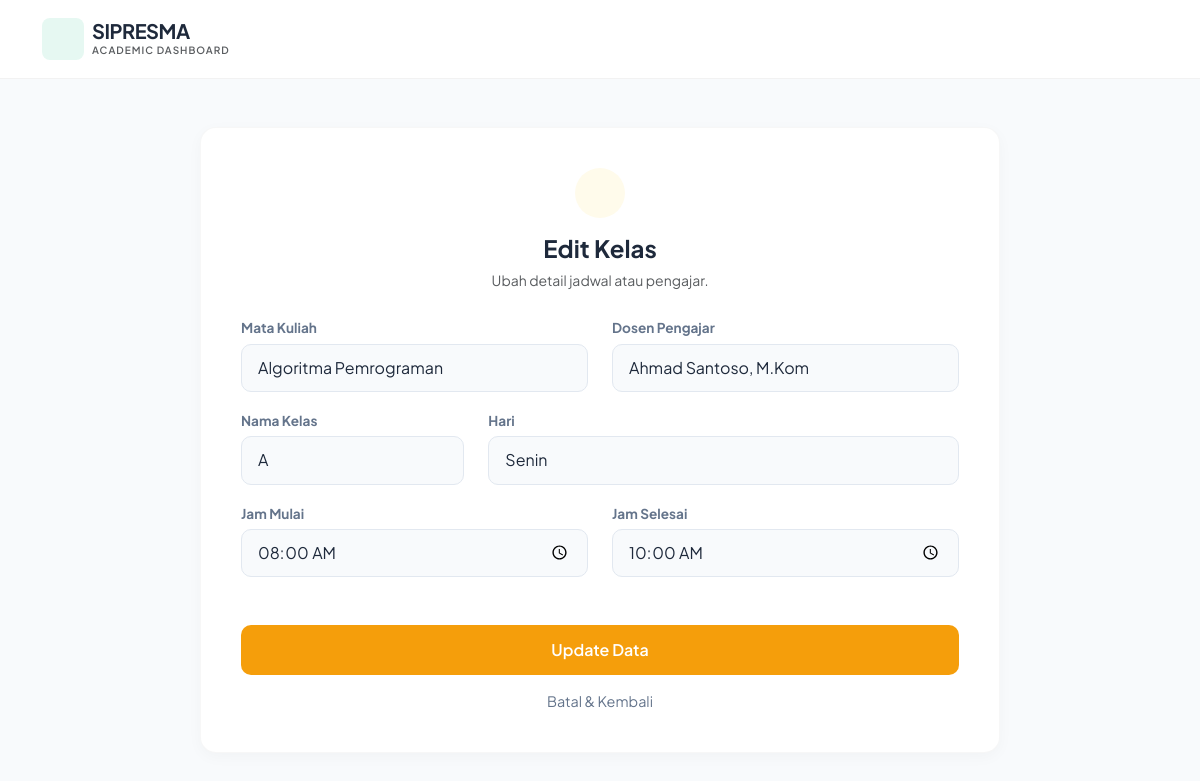
Page /kelas/update.php?id=1 (signed in) on the committed database.
### tables this page shows
CREATE TABLE `kelas` (
  `id_kelas` int(11) NOT NULL,
  `kode_mk` varchar(10) NOT NULL,
  `nidn` varchar(20) NOT NULL,
  `nama_kelas` varchar(5) NOT NULL,
  `kuota` int(11) NOT NULL DEFAULT 40,
  `hari` varchar(10) NOT NULL,
  `jam_mulai` time NOT NULL,
  `jam_selesai` time NOT NULL
);

### kelas/update.php (the view, shortened to what this page needs)
<?php
include '../config/koneksi.php';
$id = $_GET['id'];
$data = mysqli_fetch_array(mysqli_query($koneksi, "SELECT * FROM kelas WHERE id_kelas='$id'"));
?>
<!DOCTYPE html>
<html lang="id">
<head>
    <link href="https://cdn.jsdelivr.net/npm/bootstrap@5.3.0/dist/css/bootstrap.min.css" rel="stylesheet">
</head>
<body>
    <nav class="navbar navbar-expand-lg navbar-clean">
        <div class="container">
            <a class="navbar-brand d-flex align-items-center gap-2" href="#">
                <div class="logo-box"><iconify-icon icon="solar:infinity-bold" style="font-size: 1.5rem;"></iconify-icon></div>
                <div><h5 class="fw-bold mb-0 brand-text">SIPRESMA</h5><p class="mb-0 text-muted" style="font-size: 10px; font-weight: 600; letter-spacing: 1px;">ACADEMIC DASHBOARD</p></div>
            </a>
        </div>
    </nav>
    <div class="container">
        <div class="card-modern">
            <div class="text-center mb-4">
                <div style="width: 50px; height: 50px; background: #fffbeb; color: var(--warning); border-radius: 50%; display: flex; align-items: center; justify-content: center; margin: 0 auto 1rem;">
                </div>
                <h4 class="fw-bold">Edit Kelas</h4>
                <p class="text-muted small">Ubah detail jadwal atau pengajar.</p>
            </div>
            <form method="POST">
                <div class="row">
                    <div class="col-md-6 mb-3">
                        <label class="form-label">Mata Kuliah</label>
                        <select name="kode_mk" class="form-select" required>
                            <?php
                            $q_mk = mysqli_query($koneksi, "SELECT * FROM matakuliah ORDER BY nama_mk ASC");
                            while($m = mysqli_fetch_array($q_mk)){
                                $sel = ($data['kode_mk'] == $m['kode_mk']) ? 'selected' : '';
                                echo "<option value='$m[kode_mk]' $sel>$m[nama_mk]</option>";
                            }
                            ?>
                        </select>
                    </div>
                    <div class="col-md-6 mb-3">
                        <label class="form-label">Dosen Pengajar</label>
                        <select name="nidn" class="form-select" required>
                            <?php
                            $q_d = mysqli_query($koneksi, "SELECT * FROM dosen ORDER BY nama_lengkap ASC");
                            while($d = mysqli_fetch_array($q_d)){
                                $sel = ($data['nidn'] == $d['nidn']) ? 'selected' : '';
                                echo "<option value='$d[nidn]' $sel>$d[nama_lengkap]</option>";
                            }
                            ?>
                        </select>
                    </div>
                </div>
                <div class="row">
                    <div class="col-md-4 mb-3">
                        <label class="form-label">Nama Kelas</label>
                        <input type="text" name="nama_kelas" class="form-control" value="<?php echo $data['nama_kelas']; ?>" required>
                    </div>
                    <div class="col-md-8 mb-3">
                        <label class="form-label">Hari</label>
                        <select name="hari" class="form-select" required>
                            <option <?php if($data['hari']=='Senin') echo 'selected'; ?>>Senin</option>
                        </select>
                    </div>
                </div>
                <div class="row">
                    <div class="col-md-6 mb-3">
                        <label class="form-label">Jam Mulai</label>
                        <input type="time" name="jam_mulai" class="form-control" value="<?php echo $data['jam_mulai']; ?>" required>
                    </div>
                    <div class="col-md-6 mb-3">
                        <label class="form-label">Jam Selesai</label>
                        <input type="time" name="jam_selesai" class="form-control" value="<?php echo $data['jam_selesai']; ?>" required>
                    </div>
                </div>
                <button type="submit" name="update" class="btn-warning-soft">Update Data</button>
                <a href="index.php" class="btn-back">Batal & Kembali</a>
            </form>
        </div>
    </div>
</body>
</html>

### kelas/update.php (style rules this page uses)
:root { --warning: #f59e0b; --bg-body: #f8fafc; --text-main: #1e293b; --text-muted: #64748b; }
body { font-family: 'Plus Jakarta Sans', sans-serif; background-color: var(--bg-body); color: var(--text-main); }
.navbar-clean { background: white; border-bottom: 1px solid rgba(0,0,0,0.05); padding: 0.8rem 0; }
.logo-box { background: rgba(16, 185, 129, 0.1); color: #10b981; width: 42px; height: 42px; border-radius: 8px; display: flex; align-items: center; justify-content: center; }
.brand-text { color: var(--text-main); letter-spacing: -0.5px; }
.card-modern { background: white; border-radius: 16px; border: 1px solid rgba(0,0,0,0.03); box-shadow: 0 4px 15px rgba(0,0,0,0.03); padding: 2.5rem; max-width: 800px; margin: 3rem auto; }
.form-label { font-weight: 700; font-size: 0.85rem; color: var(--text-muted); margin-bottom: 0.3rem; }
.form-control, .form-select { background: #f8fafc; border: 1px solid #e2e8f0; border-radius: 10px; padding: 0.7rem 1rem; color: var(--text-main); }
.btn-warning-soft { background: var(--warning); color: white; border: none; font-weight: 600; padding: 0.8rem; border-radius: 10px; width: 100%; transition: 0.2s; margin-top: 2rem; }
.btn-back { display: block; text-align: center; margin-top: 1rem; color: var(--text-muted); text-decoration: none; font-size: 0.9rem; }

### rows in the picture
kelas: nama_kelas "A", hari "Senin", jam_mulai "08:00:00", jam_selesai "10:00:00"

### other values in the picture
form field kode_mk "Algoritma Pemrograman"
form field nidn "Ahmad Santoso, M.Kom"
